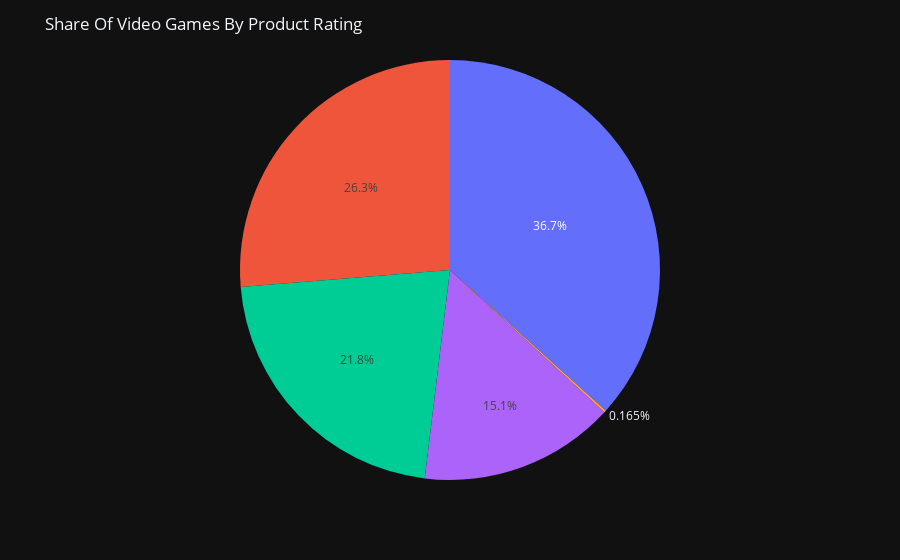

Source (notebook cell):
### Code cell
ratings=df['Product Rating'].value_counts()

fig=px.pie(labels=ratings.index,values=ratings.values,hover_name=ratings.index)
fig.update_layout(template='plotly_dark')
fig.update_layout(title=dict(text='Share Of Video Games By Product Rating'))

### Figure 1 — Plotly figure (JSON) as saved in the notebook; plotly's stock layout.template omitted (floating-point values rounded to 4 significant figures)
{"data": [{"domain": {"x": [0, 1], "y": [0, 1]}, "hovertemplate": "<b>%{hovertext}</b><br><br>value=%{value}<extra></extra>", "hovertext": ["Rated T For Teen", "Rated E For Everyone", "Rated M For Mature", "Rated E +10 For Everyone +10", "Rated RP For Rate Pending"], "legendgroup": "", "name": "", "showlegend": false, "type": "pie", "values": [3333, 2389, 1979, 1369, 15]}], "layout": {"autosize": true, "legend": {"tracegroupgap": 0}, "margin": {"t": 60}, "title": {"text": "Share Of Video Games By Product Rating"}}}
